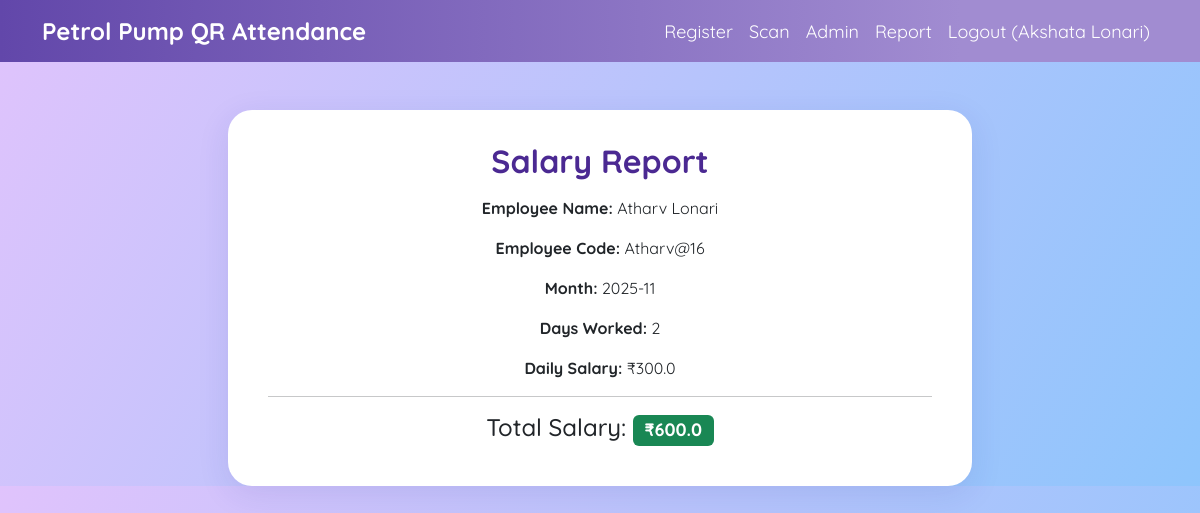
Page /salary?emp_code=Atharv@16&month=2025-11 (signed in) on the committed database.
### models.py (models this page shows)
class Employee(db.Model):
    id = db.Column(db.Integer, primary_key=True)
    name = db.Column(db.String(100), nullable=False)
    emp_code = db.Column(db.String(20), unique=True, nullable=False)
    qr_data = db.Column(db.String(150), unique=True, nullable=False)
    daily_salary = db.Column(db.Float, nullable=False, default=500)

### app.py (the view)
@app.route('/salary')
@admin_required
def salary():
    from sqlalchemy import func
    emp_code = request.args.get('emp_code', '')
    month = request.args.get('month', '')  # format 'YYYY-MM'
    employee = Employee.query.filter_by(emp_code=emp_code).first()
    if not employee:
        return "Employee not found"
    days_worked = db.session.query(func.count(func.distinct(Attendance.date))).filter(
        Attendance.emp_code == emp_code,
        Attendance.date.like(f"{month}%")
    ).scalar()
    total_salary = days_worked * employee.daily_salary
    return render_template('salary.html', emp=employee, days_worked=days_worked, total_salary=total_salary, month=month)

### app.py (called while the page is built)
def admin_required(f):
    @wraps(f)
    def decorated_function(*args, **kwargs):
        if not session.get('admin'):
            return redirect(url_for('login'))
        return f(*args, **kwargs)
    return decorated_function

### templates/salary.html (shortened to what this page needs)
<!DOCTYPE html>
<html>
<head>
  <link href="https://cdn.jsdelivr.net/npm/bootstrap@5.3.0/dist/css/bootstrap.min.css" rel="stylesheet">
  <link rel="stylesheet" href="{{ url_for('static', filename='style.css') }}">
</head>
<body>
  <nav class="navbar navbar-expand-lg navbar-custom mb-4">
    <div class="container">
      <a class="navbar-brand" href="/">Petrol Pump QR Attendance</a>
      <div class="collapse navbar-collapse">
        <ul class="navbar-nav ms-auto">
          <li class="nav-item"><a class="nav-link" href="/register">Register</a></li>
          <li class="nav-item"><a class="nav-link" href="/scan">Scan</a></li>
          {% if session.get('admin') %}
            <li class="nav-item"><a class="nav-link" href="/admin">Admin</a></li>
            <li class="nav-item"><a class="nav-link" href="/report">Report</a></li>
            <li class="nav-item"><a class="nav-link" href="/logout">Logout ({{ session['admin'] }})</a></li>
          {% else %}
            <li class="nav-item"><a class="nav-link" href="/login">Admin Login</a></li>
          {% endif %}
        </ul>
      </div>
    </div>
  </nav>
  <div class="container mt-5">
    <div class="col-md-8 custom-card mx-auto text-center">
      <h2 class="page-title">Salary Report</h2>
      <p><strong>Employee Name:</strong> {{ emp.name }}</p>
      <p><strong>Employee Code:</strong> {{ emp.emp_code }}</p>
      <p><strong>Month:</strong> {{ month }}</p>
      <p><strong>Days Worked:</strong> {{ days_worked }}</p>
      <p><strong>Daily Salary:</strong> ₹{{ emp.daily_salary }}</p>
      <hr>
      <h4>Total Salary: <span class="badge bg-success">₹{{ total_salary }}</span></h4>
    </div>
  </div>
</body>
</html>

### static/style.css (style rules this page uses)
body { background: linear-gradient(120deg, #e0c3fc 0%, #8ec5fc 100%); font-family: "Quicksand", sans-serif; }
.custom-card { background: #fff; border-radius: 24px; box-shadow: 0 8px 32px 0 rgba(31,38,135,0.10); padding: 2rem 2.5rem; }
.page-title { font-weight: 700; color: #4b2992; margin-bottom: 1rem; }
.navbar-custom { background: linear-gradient(90deg, #6247aa, #a18cd1 80%); }
.navbar-brand { color: #fff !important; font-weight: bold; font-size: 24px; }
.nav-link { color: #fff !important; font-size: 18px; }

### rows in the picture
Employee: name "Atharv Lonari", emp_code "Atharv@16", daily_salary "300.0"

### other values in the picture
{{ session['admin'] }} "Akshata Lonari"
{{ month }} "2025-11"
{{ days_worked }} "2"
{{ total_salary }} "600.0"
